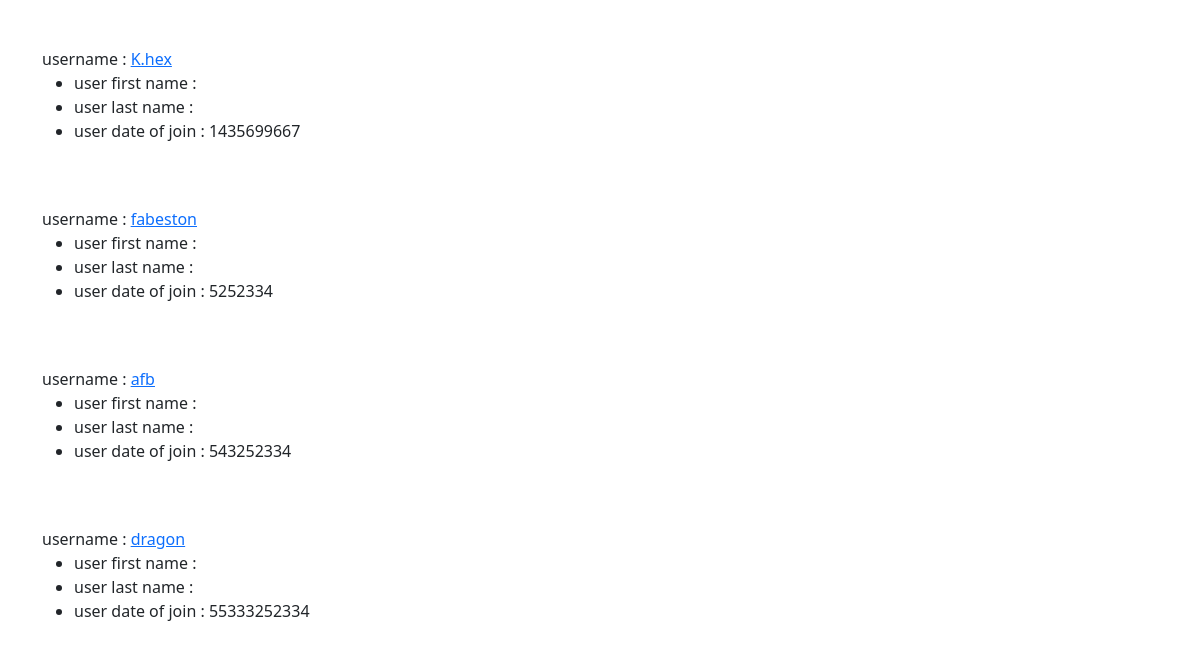
The app's page /user_list (lower part), older data.
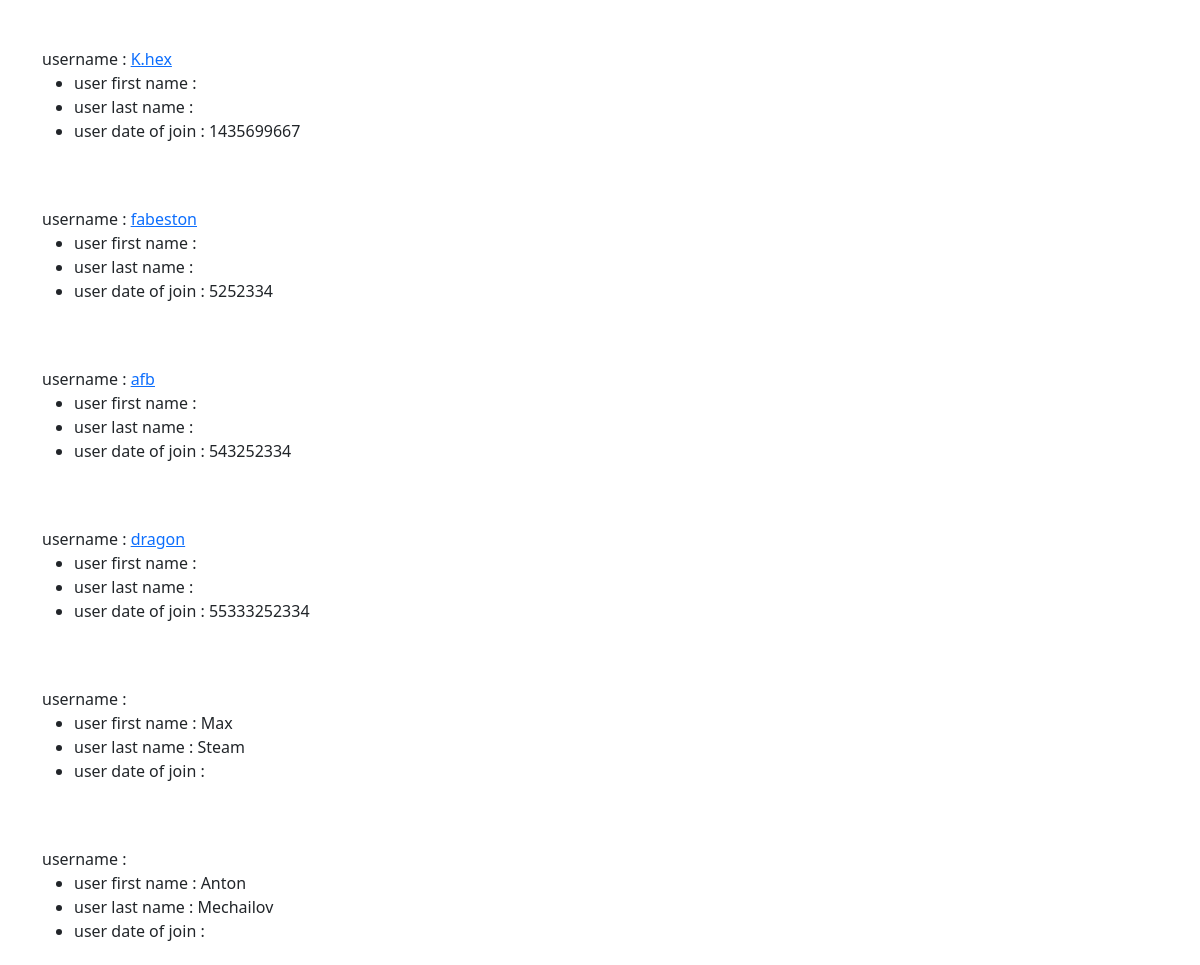
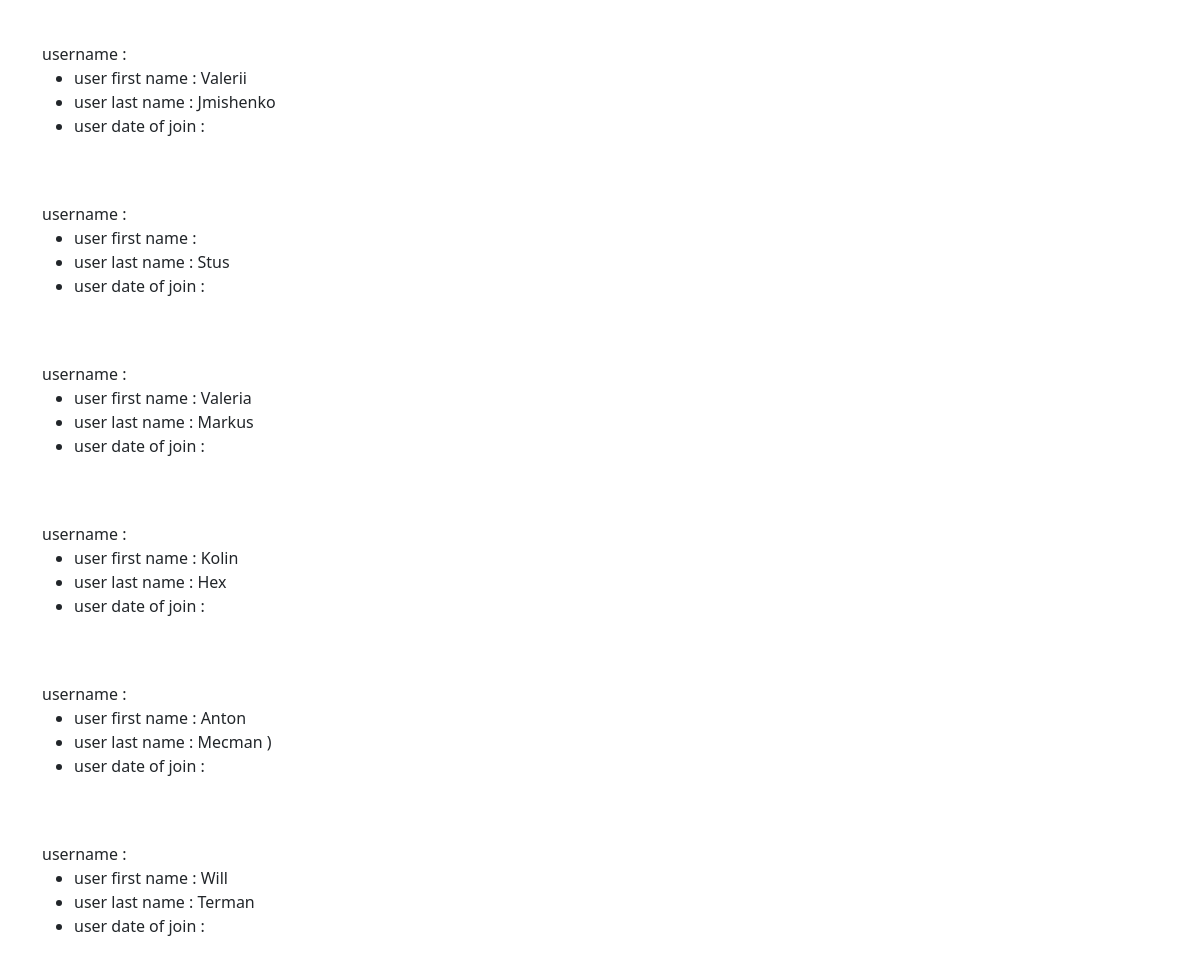
The same page, newer data (2 pictures, top to bottom).
### user_data/models.py (models this page shows, shortened)
class Users(models.Model):
    first_name = models.CharField('User first Name', max_length=120)
    last_name = models.CharField('User last Name', max_length=120)
    username = models.CharField('Username', max_length=120, blank=True)
    password = models.CharField('User password', max_length=20, blank=True)
    date_of_join = models.CharField(max_length=100)
    file_input = models.FileField(null=True)
    class Meta:
        db_table = "user_data_users"

### user_data/views.py (the view)
# urls.py: path('user_list', user_list, name='user_list'),
def user_list(request):
    users = Users.objects.all()
    context = {'users': users}
    return render(request, 'user_data/users.html', context)

### user_data/templates/user_data/users.html (shortened to what this page needs)
{% extends 'user_data/main.html' %}
{% block content %}
    {% for user_data in users %}
        username : <a href="{% url 'user_detail' user.id %}">{{ user_data.username }}</a>
        <ul>
            <li>
                user first name : {{ user_data.first_name }}
            </li>
            <li>
                user last name : {{ user_data.last_name }}
            </li>
            <li>
                user date of join : {{ user_data.date_of_join }}
            </li>
        </ul>
<br><br>
    {% endfor %}
{% endblock %}

Row changes from the older to the newer data that the page shows:
added Users: first_name "Max", last_name "Steam"
added Users: first_name "Anton", last_name "Mechailov"
added Users: first_name "Valerii", last_name "Jmishenko"
added Users: last_name "Stus"
added Users: first_name "Valeria", last_name "Markus"
added Users: first_name "Kolin", last_name "Hex"
added Users: first_name "Anton", last_name "Mecman )"
added Users: first_name "Will", last_name "Terman"
